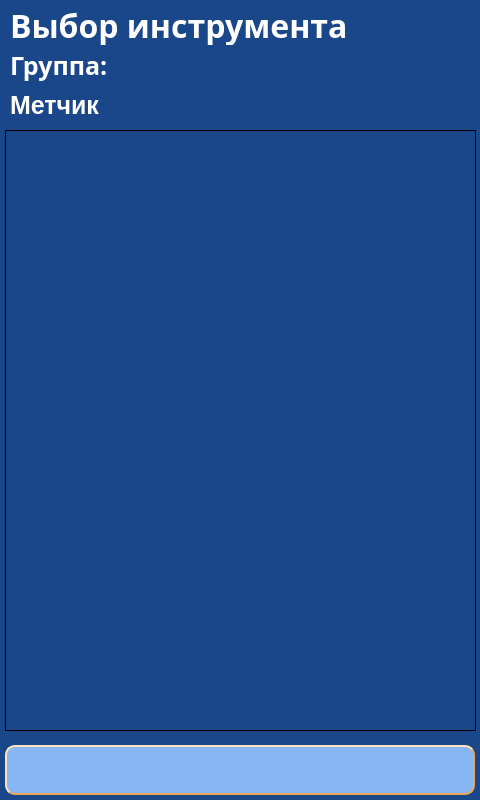
<?xml version="1.0" encoding="UTF-8"?>
<ui version="4.0">
 <class>screen_8_select_tool</class>
 <widget class="QWidget" name="screen_8_select_tool">
  <property name="geometry">
   <rect>
    <x>0</x>
    <y>0</y>
    <width>480</width>
    <height>800</height>
   </rect>
  </property>
  <property name="windowTitle">
   <string>screen_8_select_tool</string>
  </property>
  <property name="styleSheet">
   <string notr="true">background-color: #1A4789;</string>
  </property>
  <widget class="QLabel" name="lbl_ico">
   <property name="geometry">
    <rect>
     <x>260</x>
     <y>60</y>
     <width>210</width>
     <height>70</height>
    </rect>
   </property>
   <property name="styleSheet">
    <string notr="true">color: #FFFFFF;
background-color: #1A4789;
border-width: 0px;
border-radius: 0px;</string>
   </property>
   <property name="text">
    <string/>
   </property>
   <property name="pixmap">
    <pixmap>C:/Users/Наташа/Desktop/гуй/img/—Pngtree—original twist drill vector material_5752343.png</pixmap>
   </property>
   <property name="scaledContents">
    <bool>true</bool>
   </property>
  </widget>
  <widget class="QPushButton" name="btn_back">
   <property name="enabled">
    <bool>true</bool>
   </property>
   <property name="geometry">
    <rect>
     <x>5</x>
     <y>745</y>
     <width>470</width>
     <height>50</height>
    </rect>
   </property>
   <property name="minimumSize">
    <size>
     <width>0</width>
     <height>0</height>
    </size>
   </property>
   <property name="font">
    <font>
     <family>Arial Black</family>
     <pointsize>16</pointsize>
     <weight>75</weight>
     <bold>true</bold>
    </font>
   </property>
   <property name="styleSheet">
    <string notr="true">color: #000000;
background-color: #86B7F4;
border-width: 2px;
border-style: outset;
border-color: #EAA657;
border-radius: 10px;</string>
   </property>
   <property name="text">
    <string/>
   </property>
   <property name="icon">
    <iconset resource="../img/resources.qrc">
     <normaloff>:/icons/back.png</normaloff>:/icons/back.png</iconset>
   </property>
   <property name="iconSize">
    <size>
     <width>51</width>
     <height>51</height>
    </size>
   </property>
  </widget>
  <widget class="QListWidget" name="listWidget">
   <property name="enabled">
    <bool>true</bool>
   </property>
   <property name="geometry">
    <rect>
     <x>5</x>
     <y>130</y>
     <width>471</width>
     <height>601</height>
    </rect>
   </property>
   <property name="whatsThis">
    <string>&lt;html&gt;&lt;head/&gt;&lt;body&gt;&lt;p&gt;&lt;br/&gt;&lt;/p&gt;&lt;/body&gt;&lt;/html&gt;</string>
   </property>
   <property name="styleSheet">
    <string notr="true">background-color: qlineargradient(spread:pad, x1:0, y1:0, x2:1, y2:0, stop:0 rgba(0, 0, 0, 0), stop:1 rgba(255, 255, 255, 0));</string>
   </property>
  </widget>
  <widget class="QLabel" name="lbl_info_1">
   <property name="enabled">
    <bool>true</bool>
   </property>
   <property name="geometry">
    <rect>
     <x>10</x>
     <y>5</y>
     <width>361</width>
     <height>40</height>
    </rect>
   </property>
   <property name="font">
    <font>
     <family>Arial Black</family>
     <pointsize>24</pointsize>
     <weight>75</weight>
     <bold>true</bold>
    </font>
   </property>
   <property name="layoutDirection">
    <enum>Qt::LeftToRight</enum>
   </property>
   <property name="styleSheet">
    <string notr="true">color: #FFFFFF;
background-color: #1A4789;
border-width: 0px;
border-radius: 0px;</string>
   </property>
   <property name="text">
    <string>Выбор инструмента</string>
   </property>
  </widget>
  <widget class="QLabel" name="lbl_info_2">
   <property name="enabled">
    <bool>true</bool>
   </property>
   <property name="geometry">
    <rect>
     <x>10</x>
     <y>45</y>
     <width>131</width>
     <height>40</height>
    </rect>
   </property>
   <property name="font">
    <font>
     <family>Arial Black</family>
     <pointsize>19</pointsize>
     <weight>75</weight>
     <bold>true</bold>
    </font>
   </property>
   <property name="layoutDirection">
    <enum>Qt::LeftToRight</enum>
   </property>
   <property name="styleSheet">
    <string notr="true">color: #FFFFFF;
background-color: #1A4789;
border-width: 0px;
border-radius: 0px;</string>
   </property>
   <property name="text">
    <string>Группа:</string>
   </property>
  </widget>
  <widget class="QLabel" name="lbl_name_group">
   <property name="enabled">
    <bool>true</bool>
   </property>
   <property name="geometry">
    <rect>
     <x>10</x>
     <y>85</y>
     <width>460</width>
     <height>40</height>
    </rect>
   </property>
   <property name="font">
    <font>
     <family>Arial</family>
     <pointsize>19</pointsize>
     <weight>75</weight>
     <bold>true</bold>
    </font>
   </property>
   <property name="layoutDirection">
    <enum>Qt::LeftToRight</enum>
   </property>
   <property name="styleSheet">
    <string notr="true">color: #FFFFFF;
background-color: #1A4789;
border-width: 0px;
border-radius: 0px;</string>
   </property>
   <property name="text">
    <string>Метчик</string>
   </property>
  </widget>
 </widget>
 <resources>
  <include location="../img/resources.qrc"/>
 </resources>
 <connections/>
</ui>
